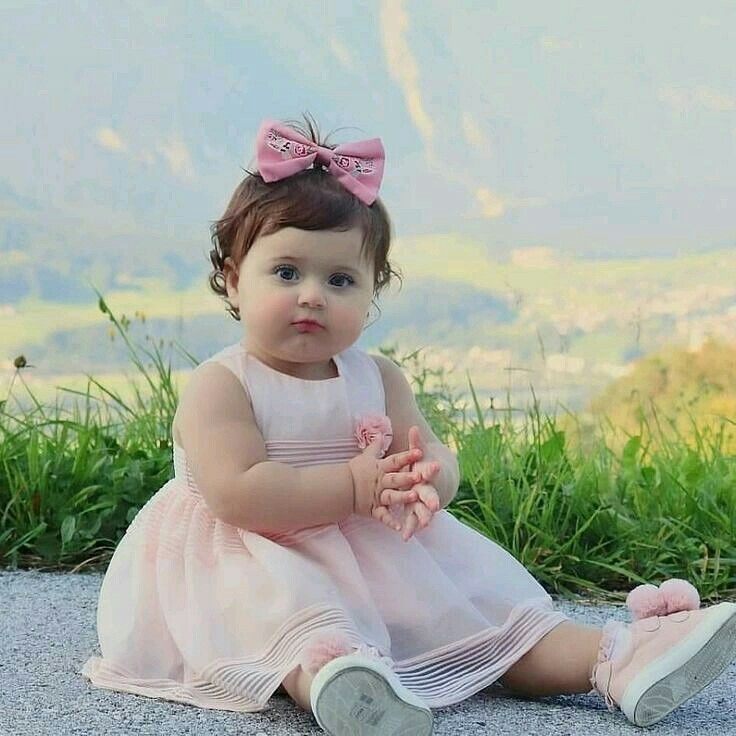
#> input picture Lab3/images/R.jpeg, 736 x 736 px
$ python 2.py
#> lines starting #> are read from the running program, lines starting #| are printed output that depends on the picture; after the words box and inside, x2 and y2 are one past the last pixel; in counts of white or black regions, pixels touching at a corner belong together
import cv2 as cv

face = cv.CascadeClassifier(f'{cv.data.haarcascades}haarcascade_frontalface_default.xml')
eye = cv.CascadeClassifier(f'{cv.data.haarcascades}haarcascade_eye.xml')

img = cv.imread("images/R.jpeg")
#> img is the input picture: shape (736, 736, 3); mean B, G, R 159, 172.2, 165.3
img = cv.resize(img,(500,500))
#> img: shape (500, 500, 3)
img_gray = cv.cvtColor(img,cv.COLOR_RGB2GRAY)
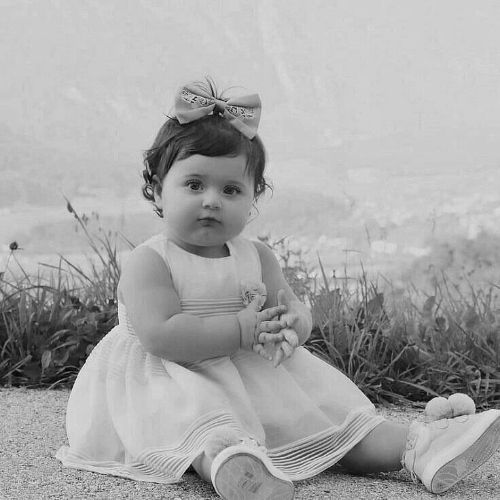
#> img_gray: shape (500, 500); min 4, max 242, mean 167.3

faces = face.detectMultiScale(img_gray,1.3,5)
#> faces = [[159, 147, 105, 105]]

for (x,y,w,h) in faces:
    img = cv.rectangle(img,(x,y),(x+w,y+h),(255,0,0),2)
    roi_gray = img_gray[y:y+h,x:x+w]
    roi_color = img[y:y+h,x:x+w]
    eyes = eye.detectMultiScale(roi_gray,1.3,5)
    for (ex,ey,ew,eh) in eyes:
        cv.rectangle(roi_color,(ex,ey),(ex+ew,ey+eh),(0,255,0),1)
#> this loop made 1 pass
#> (x, y, w, h, eyes) on pass 1: (159, 147, 105, 105, [[21, 25, 27, 27], [62, 33, 21, 21]])
#> pass 1, `img = cv.rectangle(img,(x,y),(x+w,y+h),(255,0,0),2)`:
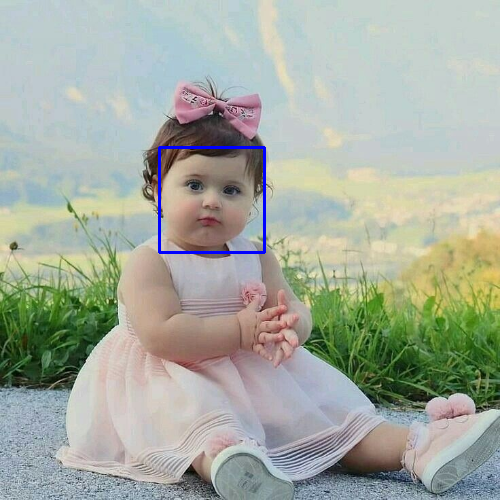
#> img: shape (500, 500, 3); mean B, G, R 159.7, 171.4, 164.6
#> pass 1, `roi_gray = img_gray[y:y+h,x:x+w]`:
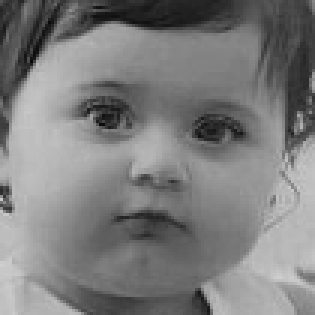
#> roi_gray: shape (105, 105) (shown 3 times larger); min 8, max 207, mean 125.3
#> pass 1, `roi_color = img[y:y+h,x:x+w]`:
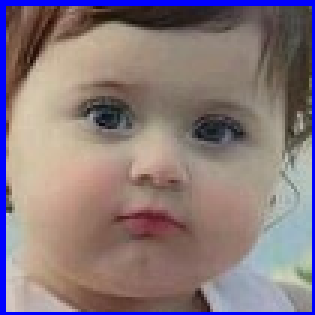
#> roi_color: shape (105, 105, 3) (shown 3 times larger); mean B, G, R 124.2, 120.7, 136.8
#> after the loop:
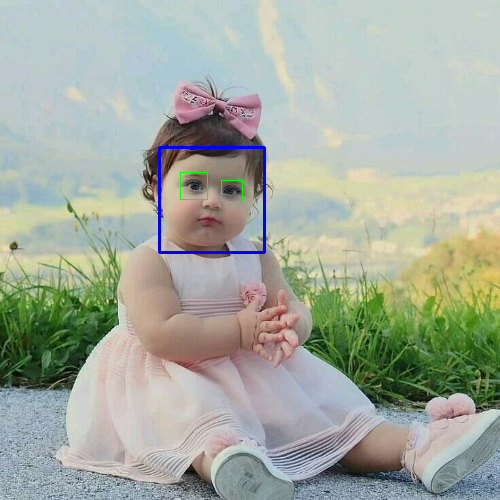
#> img: shape (500, 500, 3); 0.08% of pixels changed, all inside (x1, y1, x2, y2) = (180, 172, 243, 202)
#> after the loop:
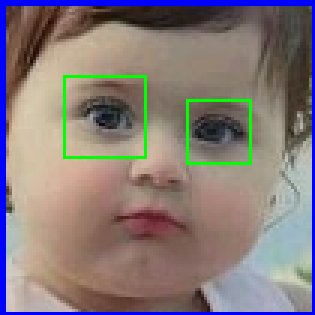
#> roi_color: shape (105, 105, 3) (shown 3 times larger); 1.74% of pixels changed, all inside (x1, y1, x2, y2) = (21, 25, 84, 55)
cv.imshow('Image 1',img)
cv.waitKey(0)
cv.destroyAllWindows()

$ run again, with Lab3/images/children.jpeg copied over Lab3/images/R.jpeg
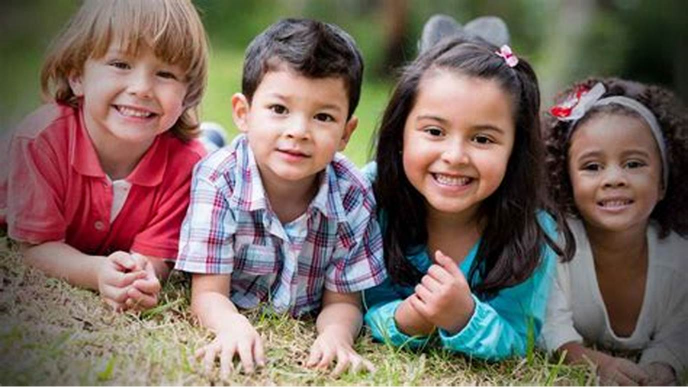
#> input picture Lab3/images/children.jpeg, 1376 x 774 px (shown at 1/2 size)
#> img is the input picture: shape (774, 1376, 3); mean B, G, R 96.2, 104.5, 121.5
#> faces = [[166, 105, 104, 104], [397, 175, 99, 99], [275, 130, 126, 126]]
#> the loop `for (x,y,w,h) in faces:` made 3 passes
#> (x, y, w, h, eyes) on passes 1 to 3: (166, 105, 104, 104, [[20, 20, 32, 32], [56, 35, 25, 25]]), (397, 175, 99, 99, [[52, 26, 23, 23], [22, 30, 23, 23]]), (275, 130, 126, 126, [[23, 23, 35, 35], [62, 38, 25, 25]])
#> after the loop `for (x,y,w,h) in faces:`:
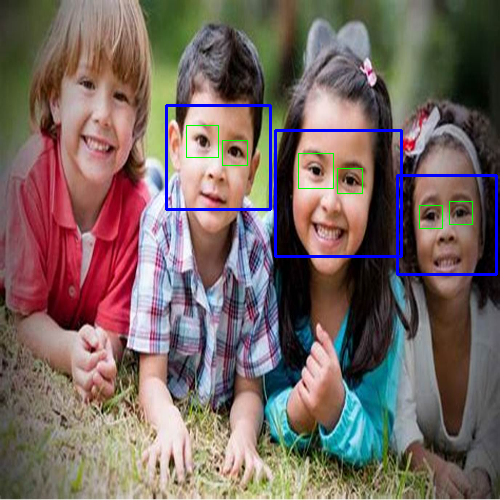
#> img: shape (500, 500, 3); mean B, G, R 98.6, 103.2, 119.2
#> after the loop `for (x,y,w,h) in faces:`:
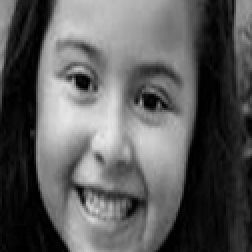
#> roi_gray: shape (126, 126) (shown 2 times larger); min 0, max 232, mean 91.1
